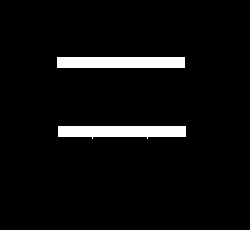
#> input picture Taller5/images/rect.png, 250 x 230 px
$ jupyter execute '6. Esqueleto y adelgazamiento de una imagen.ipynb'
#> lines starting #> are read from the running program, lines starting #| are printed output that depends on the picture; after the words box and inside, x2 and y2 are one past the last pixel; in counts of white or black regions, pixels touching at a corner belong together
# Esqueleto y adelgazamiento de una imagen

[cell 1]
import cv2
import matplotlib.pyplot as plt
from skimage.morphology import skeletonize, thin
import numpy as np
from skimage.morphology import opening, closing

[cell 2]
rect_image = cv2.imread('images/rect.png', cv2.IMREAD_GRAYSCALE)
#> rect_image: shape (230, 250); 4.9% white; 2 white regions, box (x1, y1, x2, y2) and area: (58, 126, 186, 139) 1412, (57, 57, 185, 68) 1408

[cell 3]
plt.imshow(rect_image, cmap='gray', vmin=0, vmax=255)

[cell 4]
sk_image_zhang = skeletonize(rect_image, method='zhang')
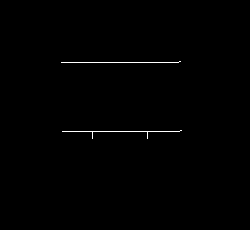
#> sk_image_zhang: shape (230, 250) bool; 0.44% white in thin lines or dots, all inside (x1, y1, x2, y2) = (61, 61, 182, 139)
sk_image_lee = skeletonize(rect_image, method='lee')
#> sk_image_lee: shape (230, 250) bool; 0.44% white in thin lines or dots, all inside (x1, y1, x2, y2) = (61, 62, 182, 139)

[cell 5]
plt.imshow(sk_image_zhang, cmap='gray', vmin=0, vmax=1)

[cell 6]
plt.imshow(sk_image_lee, cmap='gray', vmin=0, vmax=1)

## Explique cómo funcionan ambos algoritmos en términos generales

Utilizando el método Zhang, la conectividad de las líneas se mantiene en gran medida, aunque genera pequeños rastros en los extremos, lo que puede afectar la limpieza del esqueleto. Por otro lado, el método Lee muestra una ligera pérdida de conectividad en la línea inferior, dejando pequeños fragmentos desconectados.

- El método *skeletonize* zhang elimina píxeles en los bordes de un objeto de forma iterativa hasta que no se pueden eliminar más. Usa una máscara para clasificar los píxeles según sus vecinos y una tabla de búsqueda para eliminarlos de manera selectiva.

- El método *skeletonize* lee utiliza una estructura *octree* para analizar un vecindario 3x3x3 de píxeles. Elimina píxeles en varias pasadas, primero identificando candidatos y luego verificando su eliminación para mantener la conectividad del objeto.

[cell 7]
th_image = thin(rect_image)
#> th_image: shape (230, 250) bool; 0.43% white in thin lines or dots, all inside (x1, y1, x2, y2) = (62, 62, 181, 139)

[cell 8]
plt.imshow(th_image, cmap='gray', vmin=0, vmax=1)

##  Compare el resultado con los de la esqueletización.

[cell 9]
plt.figure(figsize=(10, 10))

plt.subplot(2, 2, 2)
plt.imshow(sk_image_zhang, cmap='gray', vmin=0, vmax=1)
plt.title("Método Zhang")
plt.axis("off")

plt.subplot(2, 2, 3)
plt.imshow(sk_image_lee, cmap='gray', vmin=0, vmax=1)
plt.title("Método Lee")
plt.axis("off")

plt.subplot(2, 2, 4)
plt.imshow(th_image, cmap='gray', vmin=0, vmax=1)
plt.title("Imagen Adelgazada")
plt.axis("off")

plt.tight_layout()
plt.show()
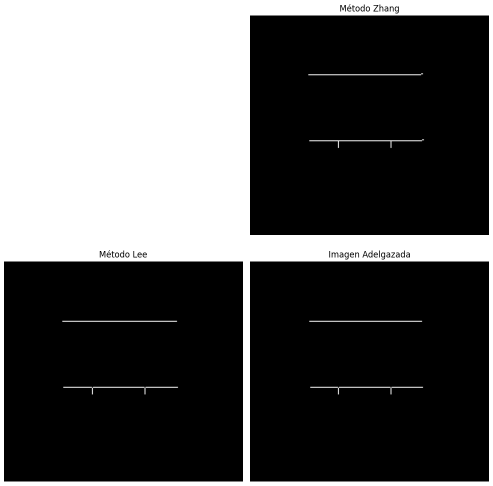
#> figure drawn by matplotlib, 3 panels

Utilizando el metodo de adelgazamiento, se obtienen resultados similares a los del metodo lee, manteniendo una ligera pérdida de conectividad en la línea inferior, dejando pequeños fragmentos desconectados.

[cell 10]
angio_image = cv2.imread('images/angio.png', cv2.IMREAD_GRAYSCALE)
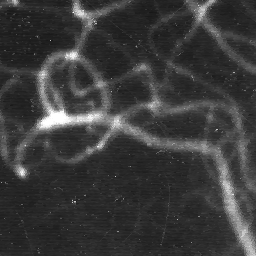
#> input picture Taller5/images/angio.png, 256 x 256 px
#> angio_image is the input picture: shape (256, 256); min 20, max 255, mean 58.9

[cell 11]
plt.imshow(angio_image, cmap='gray', vmin=0, vmax=255)

[cell 12]
thres_value, thres_image = cv2.threshold(angio_image, 0, 255, cv2.THRESH_BINARY+cv2.THRESH_OTSU)
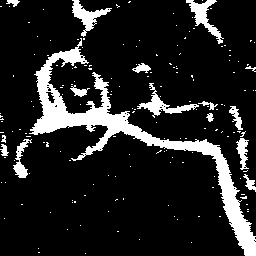
#> thres_image: shape (256, 256); 13.6% white; 170 white regions (154 under 20 px), largest, box (x1, y1, x2, y2) and area: (29, 38, 256, 256) 5868, (186, 0, 224, 44) 508, (137, 83, 199, 118) 495
#> thres_value = 88

[cell 13]
plt.imshow(thres_image, cmap='gray', vmin=0, vmax=255)

[cell 14]
kernel = np.array([[0, 1, 0],
                   [1, 1, 1],
                   [0, 1, 0]], dtype=np.uint8)

[cell 15]
closing_image = closing(thres_image, footprint=kernel)
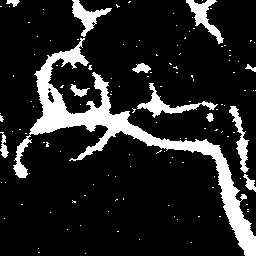
#> closing_image: shape (256, 256); 14.5% white; 129 white regions (117 under 20 px), largest, box (x1, y1, x2, y2) and area: (13, 38, 256, 256) 6507, (137, 83, 218, 118) 628, (186, 0, 224, 44) 535
opening_image = opening(closing_image, footprint=kernel)
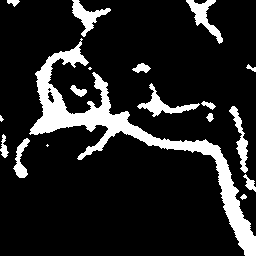
#> opening_image: shape (256, 256); 13.8% white; 18 white regions (3 under 20 px), largest, box (x1, y1, x2, y2) and area: (29, 38, 256, 256) 6074, (137, 83, 200, 117) 540, (186, 0, 223, 44) 523

[cell 16]
plt.imshow(opening_image, cmap='gray', vmin=0, vmax=255)

[cell 17]
sk_image_lee_angio = skeletonize(opening_image, method='lee')
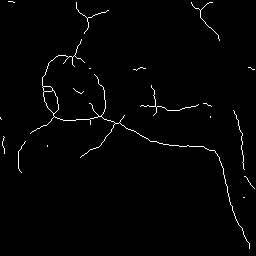
#> sk_image_lee_angio: shape (256, 256) bool; 1.4% white in thin lines or dots
sk_image_zhang_angio = skeletonize(opening_image, method='zhang')
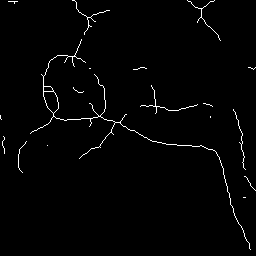
#> sk_image_zhang_angio: shape (256, 256) bool; 1.5% white in thin lines or dots

[cell 18]
plt.imshow(sk_image_lee_angio, cmap='gray', vmin=0, vmax=1)

[cell 19]
plt.imshow(sk_image_zhang_angio, cmap='gray', vmin=0, vmax=1)

[cell 20]
th_image_angio = thin(opening_image)
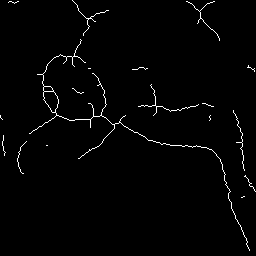
#> th_image_angio: shape (256, 256) bool; 1.6% white in thin lines or dots

[cell 21]
plt.imshow(th_image_angio, cmap='gray', vmin=0, vmax=1)

## Compare los resultados de estos dos tratamientos

[cell 22]
plt.figure(figsize=(10, 10))

plt.subplot(2, 2, 2)
plt.imshow(sk_image_zhang_angio, cmap='gray', vmin=0, vmax=1)
plt.title("Método Zhang")
plt.axis("off")

plt.subplot(2, 2, 3)
plt.imshow(sk_image_lee_angio, cmap='gray', vmin=0, vmax=1)
plt.title("Método Lee")
plt.axis("off")


plt.subplot(2, 2, 4)
plt.imshow(th_image_angio, cmap='gray', vmin=0, vmax=1)
plt.title("Imagen Adelgazada")
plt.axis("off")

Observando los resultados obtenidos, se puede concluir que el método Zhang preserva mejor la conectividad de las líneas en comparación con el método Lee. En la parte superior de la imagen procesada con Zhang, se pueden identificar fragmentos del objeto que no aparecen al aplicar el método Lee, lo que sugiere que Zhang retiene más detalles estructurales. De manera similar, en la imagen adelgazada, se hacen visibles ciertos fragmentos que no son detectados por los otros dos métodos, lo que indica una mayor conservación de la estructura original, aunque con la posible presencia de pequeños rastros adicionales.

[cell 23]
thinned_overlay = (th_image_angio * 255).astype(np.uint8)
#> thinned_overlay: shape (256, 256); 1.6% white in thin lines or dots
thinned_overlay = cv2.max(thinned_overlay, angio_image)
